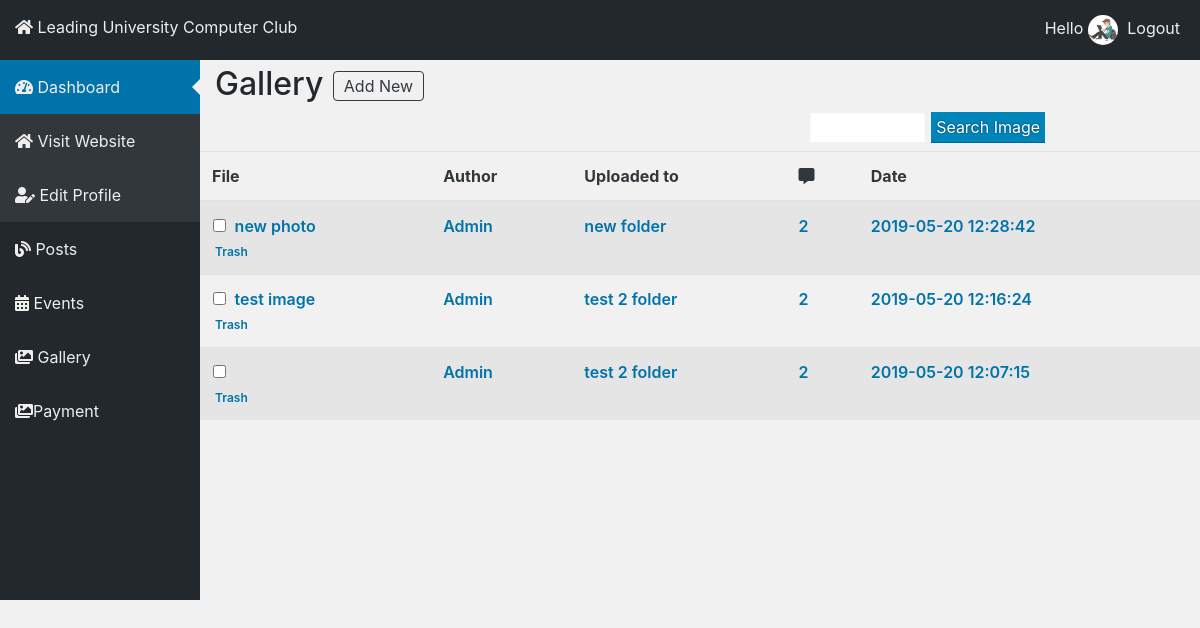
The app's page /userpanel/all-photos.php (signed in) with its own data.
### tables this page shows
CREATE TABLE IF NOT EXISTS `tbl_gallery` (
  `id` int(11) NOT NULL AUTO_INCREMENT,
  `name` varchar(500) NOT NULL,
  `folder_id` int(11) NOT NULL,
  `image` varchar(500) NOT NULL,
  `date` timestamp NULL DEFAULT CURRENT_TIMESTAMP,
  PRIMARY KEY (`id`)
);

CREATE TABLE IF NOT EXISTS `tbl_gallery_folder` (
  `id` int(11) NOT NULL AUTO_INCREMENT,
  `folder_name` varchar(500) NOT NULL,
  PRIMARY KEY (`id`)
);

### lib/Database.php (called while the page is built, shortened)
<?php
Class Database{
	public $host   = DB_HOST;
	public $user   = DB_USER;
	public $pass   = DB_PASS;
	public $dbname = DB_NAME;
	public $link;
	private function connectDB(){
	$this->link = new mysqli($this->host, $this->user, $this->pass, $this->dbname);
 }
	public function select($query){
		$result = $this->link->query($query) or die($this->link->error.__LINE__);
		if($result->num_rows > 0){
			return $result;
		} else {
			return false;
		}
	}
}

### userpanel/all-photos.php (the view, shortened to what this page needs)
<?php include 'inc/header.php';?>
    <section class="dashboard">
        <div class="container-fluid">
            <div class="row">
                <?php include 'inc/sidebar.php';?>
                <div class="col-lg-10 col-md-9">
                    <div class="header">
                        <h2>Gallery</h2>
                        <a href="upload-photo.php" class="btn btn-outline-dark" style="padding: 2px 10px;">Add New</a>
                        <div class="posts-info">
                            <div class="float-right">
                                <form>
                                    <input type="search" id="image-search-input" name="" value="">
                                    <input type="submit" id="search-submit" class="button" value="Search Image">
                                </form>
                            </div>
                        </div>
                    </div>
                    <table class="all-posts-table table table-striped">
                        <thead>
                            <tr>
                                <th scope="col">File</th>
                                <th scope="col">Author</th>
                                <th scope="col">Uploaded to</th>
                                <th scope="col"><i class="fas fa-comment-alt"></i></th>
                                <th scope="col">Date</th>
                            </tr>
                        </thead>
                        <tbody>
<?php
$query = " SELECT tbl_gallery.*, tbl_gallery_folder.folder_name FROM tbl_gallery
            INNER JOIN tbl_gallery_folder
            ON tbl_gallery.folder_id = tbl_gallery_folder.id
            ORDER BY tbl_gallery.id DESC";
$photolist = $db->select($query);
if ($photolist) {
 while ($result = $photolist->fetch_assoc()) {
?>
                            <tr>
                                <th scope="row"><input type="checkbox">
                                    <strong><a href="#"><?php echo $result['name'];?></a></strong>
                                    <div class="row-actions">
                                        <span class="trash">
                                        <a onclick="return confirm('are you sure to delete!')" href="?delid=<?php echo $result['id'];?>">Trash</a>
                                        </span>
                                    </div>
                                </th>
                                <td><a href="#">Admin</a></td>
                                <td><a href="#"><?php echo $result['folder_name'];?></a></td>
                                <td>2</td>
                                <td><?php echo $result['date'];?></td>
                            </tr>
<?php } } ?>
                        </tbody>
                    </table>
                </div>
            </div>
        </div>
    </section>
</body></html>

### userpanel/css/style.css (style rules this page uses)
body { color: #eee; background: #F1F1F1; }
[class*=col-] { padding: 0; margin: 0; }
h1,h2,h3,h4,h5,h6 { color: #23282d; margin: 0; padding: 0; }
a { color: #eee; -webkit-transition: 0.3s ease; transition: 0.3s ease; }
.header { padding: 0 10px; }
.header h2 { display: inline-block; margin: 5px; }
.header .btn { margin: 0 0 10px 0; }
.posts-info { padding: 0 0 40px 0; }
.posts-info form input[type="search"] { border: none; }
.posts-info form input[type="submit"] { border: none; cursor: pointer; }
.all-posts-table td, .all-posts-table td a, .all-posts-table th a, .all-posts-table .row-actions a { color: #0073aa; font-weight: 600; }
.all-posts-table th { color: #32373C; }
.all-posts-table .row-actions a { position: relative; font-size: 12px; margin: 0 3px; }
.all-posts-table .row-actions a::after { position: absolute; content: ''; width: 1px; height: 70%; margin: 0 5px; background: #9e9797; top: 50%; -webkit-transform: translateY(-50%); transform: translateY(-50%); }
.all-posts-table .row-actions > span:last-child a::after { width: 0px; }
input, textarea { border: 1px solid #ddd; -webkit-box-shadow: inset 0 1px 2px rgba(0,0,0,.07); box-shadow: inset 0 1px 2px rgba(0,0,0,.07); background-color: #fff; color: #32373c; outline: 0; margin: 1px; padding: 3px 5px; -webkit-transition: 50ms border-color ease-in-out; transition: 50ms border-color ease-in-out; width: 30%; }
input[type="submit"] { width: inherit; background: #0085ba; border-color: #0073aa #006799 #006799; -webkit-box-shadow: 0 1px 0 #006799; box-shadow: 0 1px 0 #006799; color: #fff; text-decoration: none; text-shadow: 0 -1px 1px #006799, 1px 0 1px #006799, 0 1px 1px #006799, -1px 0 1px #006799; cursor: pointer; }
input[type="checkbox"] { width: inherit; }

### records on screen
tbl_gallery: name "new photo", tbl_gallery_folder.folder_name "new folder", date "2019-05-20 12:28:42"
tbl_gallery: name "test image", tbl_gallery_folder.folder_name "test 2 folder", date "2019-05-20 12:16:24"
tbl_gallery: tbl_gallery_folder.folder_name "test 2 folder", date "2019-05-20 12:07:15"
